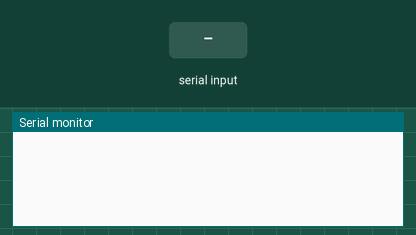
A program run on a simulated ATmega328P, built with avr-gcc and emulated at 16 MHz. On the bench: the last lines printed to the serial monitor. The test bench sets the inputs (shaded band).

Above: at 1.2 s.
1.3 s: "90,45\n" received over Serial
At 2.6 s:
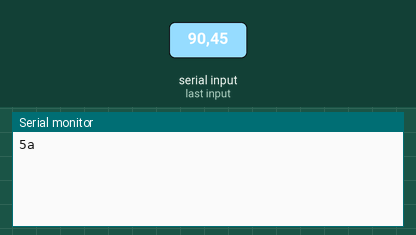
2.9 s: "30,150\n" received over Serial
At 3.3 s:
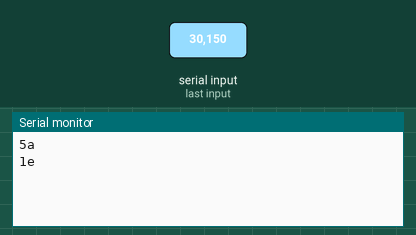
4.4 s: "5\n" received over Serial
At 5.0 s:
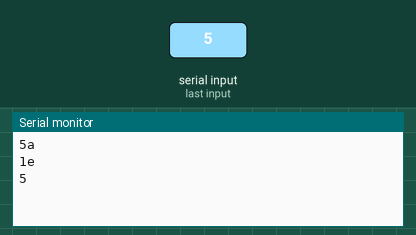

Measured:
- after the input at 1.3 s, the serial monitor: prints a new line after 0.10 s (image 1)
- after the input at 2.9 s, the serial monitor: prints a new line after 0.05 s (image 2)
- after the input at 4.4 s, the serial monitor: prints a new line after 0.10 s (image 3)

The program:

main.c
```c
#define __AVR_ATmega328__

// UART
#define F_CPU 16000000
#define BAUD 38400L
#define UBRRL_value (F_CPU / (BAUD * 16)) - 1
#define BUF_SIZE 30

// RC5
#define RC5_PULSE_ONE_US 950
#define RC5_PULSE_ZERO_US 800
#define PWM_FREQ 40000

#include <avr/io.h>
#include <util/delay.h>
#include <avr/interrupt.h>
#include <string.h>
#include <stdlib.h>

volatile short buff[30];
volatile short size = 0;
volatile short rc5_control_bit = 0;

void send_uart(char value);

void send_uart_str(char* value);

void send_uart_hex(int hex);

void send_rc5_cmd(short cmd, short* control_bit);

void send_rc5_one();

void send_rc5_zero();

void send_rc5_bit(short curBit);

int main (void)
{
    // Configure UART
    UBRR0L = UBRRL_value;
    UBRR0H = UBRRL_value >> 8;
    UCSR0B |= (1 << TXEN0) | (1 << RXEN0) | (1 << RXCIE0);
    UCSR0C |= (1 << UCSZ00) | (1 << UCSZ01);

    // PWM
    TCCR1A |= (1 << COM1A0);
    TCCR1B |= /*(1 << CS10)|(1 << CS11)|*/(1 << CS11);
    TCCR1B |= (1 << WGM12) | (1 << WGM13);
    // TIMSK1 |= (1 << ICIE1);
    ICR1 = F_CPU / 8 / PWM_FREQ / 2;
    DDRB &= ~(1 << DDB1);

    sei();

    while (1) {
        if (size > 0) {
            char cmd_str_buf[3] = { buff[0], buff[1], '\0' };
            short command = atoi(cmd_str_buf);
            size = 0;

            send_uart_hex(command);
            send_uart('\n');

            send_rc5_cmd(command, &rc5_control_bit);
            _delay_ms(100);
            send_rc5_cmd(command, &rc5_control_bit);

            rc5_control_bit = !rc5_control_bit;
        }

        // send_rc5_cmd(9);

        _delay_ms(200);
    }
}

ISR(USART_RX_vect)
{
    buff[size++] = UDR0;
}

void send_rc5_cmd(short cmd, short* control_bit)
{
    send_rc5_one();  // 1
    send_rc5_one();  // 1

    send_rc5_bit(*control_bit);

    send_rc5_zero(); // 0
    send_rc5_zero(); // 0
    send_rc5_zero(); // 0
    send_rc5_zero(); // 0
    send_rc5_zero(); // 0

    send_rc5_bit((cmd >> 5) & 0x01);
    send_rc5_bit((cmd >> 4) & 0x01);
    send_rc5_bit((cmd >> 3) & 0x01);
    send_rc5_bit((cmd >> 2) & 0x01);
    send_rc5_bit((cmd >> 1) & 0x01);
    send_rc5_bit((cmd >> 0) & 0x01);

    TCCR1A &= ~(1 << COM1A0);
    PORTB &= ~(1 << PORTB1);
    DDRB &= ~(1 << DDB1);
}

void send_rc5_one()
{
    // 1
    TCCR1A &= ~(1 << COM1A0);
    PORTB &= ~(1 << PORTB1);
    DDRB &= ~(1 << DDB1);
    _delay_us(RC5_PULSE_ZERO_US);

    TCCR1A |= (1 << COM1A0);
    DDRB |= (1 << DDB1);
    _delay_us(RC5_PULSE_ONE_US);
}

void send_rc5_zero()
{
    // 0
    TCCR1A |= (1 << COM1A0);
    DDRB |= (1 << DDB1);
    _delay_us(RC5_PULSE_ONE_US);

    TCCR1A &= ~(1 << COM1A0);
    PORTB &= ~(1 << PORTB1);
    DDRB &= ~(1 << DDB1);
    _delay_us(RC5_PULSE_ZERO_US);
}

void send_rc5_bit(short curBit)
{
    if (curBit) {
        send_rc5_one();
    } else {
        send_rc5_zero();
    }
}

void send_uart(char value)
{
    while (!(UCSR0A & (1 << UDRE0)));
    UDR0 = value;
}

void send_uart_str(char* value)
{
    int length = strlen(value);

    for (int i = 0; i < length; i += 1) {
        send_uart(value[i]);
    }
}

void send_uart_hex(int value)
{
    char buf[30] = {0};
    char* hex_code = itoa(value, buf, 16);

    send_uart_str(hex_code);
}
```
